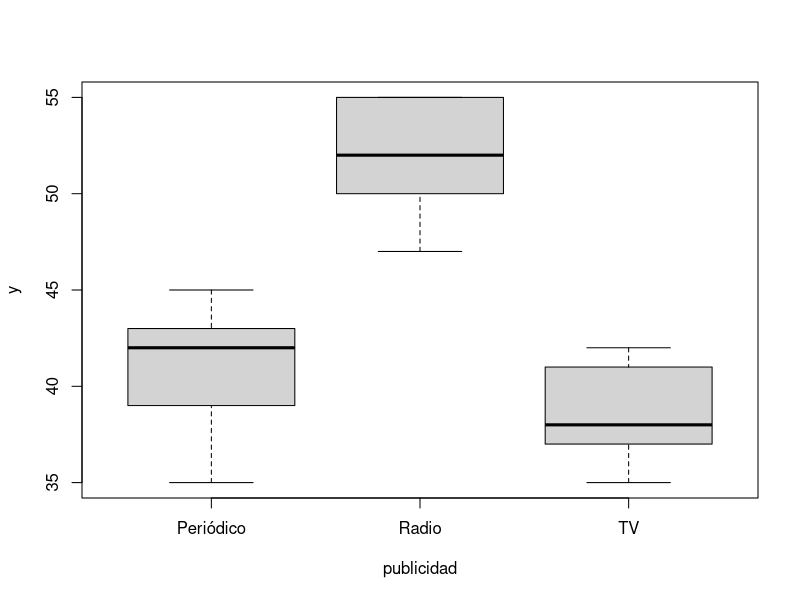
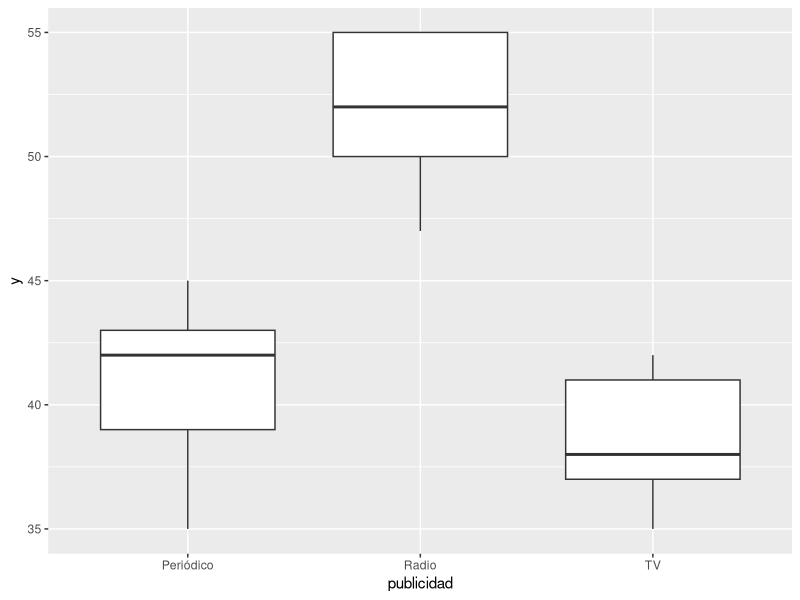
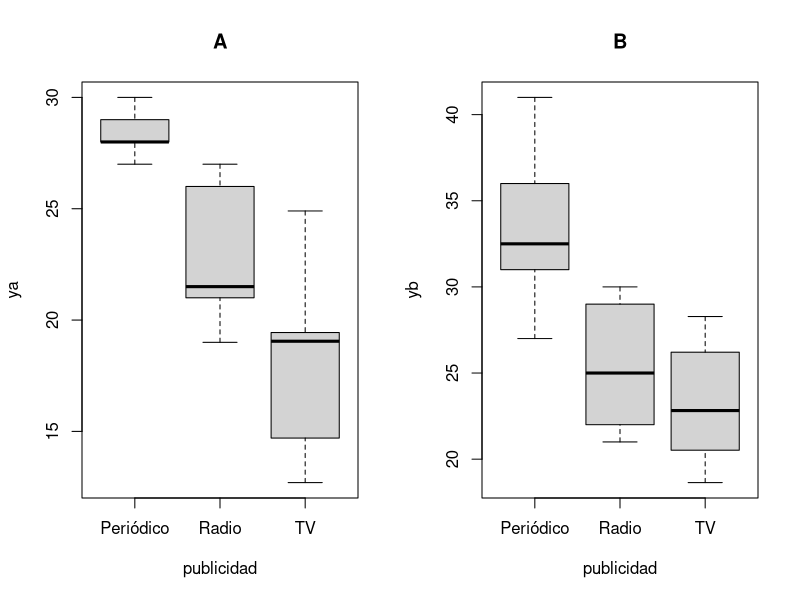
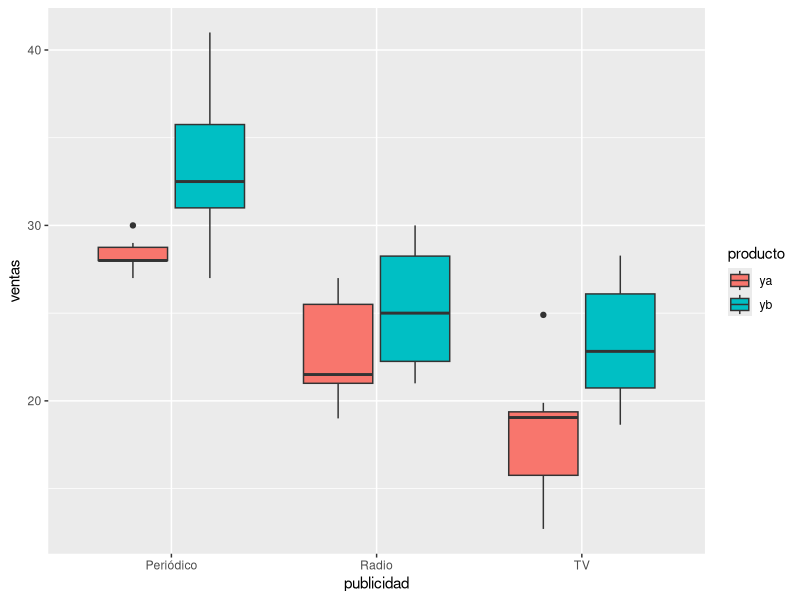

Write R code to recreate these figures, in order.
## ---- chunk 1
knitr::opts_chunk$set(echo = TRUE)
## ---- chunk 2
datos <- data.frame(y = c(41,38,37,42,35,50,55,47,52,55,35,42,43,39,45),
                    publicidad = factor(rep(c("TV","Radio","Periódico"),rep(5,3)))
)
## ---- chunk 3
tapply(datos$y,datos$publicidad,mean) # manera tradicional de aplicar funciones a subgrupos

# Usando tidyverse
library(dplyr)
datos %>% group_by(publicidad) %>%
          summarize(medias = mean(y),
                    desv.std = sd(y))
## ---- chunk 4
boxplot(y ~ publicidad, data = datos)  # gráfica tradicional

# Usando ggplot2
library(ggplot2)
datos %>% 
      ggplot(aes(x=publicidad, y = y)) + 
      geom_boxplot()

## ---- chunk 5
mod1 <- aov(y ~ publicidad, data = datos)
summary(mod1)
## ---- chunk 6
mod2 <- lm(y ~ publicidad, data = datos)
anova(mod2)
## ---- chunk 7
datos <- data.frame(
  ya = c(12.7, 19.89, 19.17, 18.92, 14.43, 14.70, 19.05, 24.9, 19.44, 19.05,
         22, 19, 26, 21, 21, 26, 21, 24, 19, 27,
         29, 28, 29, 28, 27, 30, 28, 28, 28, 28),
  yb = c(22.98, 20.52, 28.28, 21.38, 22.66, 18.64, 19.43, 27.04, 26.21,25.75,
         26, 29, 21, 25, 23, 25, 22, 29, 30, 22, 30, 
         27, 36, 37, 35, 31, 32, 41, 31, 33),
  publicidad = factor(rep(c("TV", "Radio","Periódico"), c(10,10,10))))

with(datos, tapply(ya,publicidad,mean))
with(datos, tapply(yb,publicidad,mean))  

## ---- chunk 8
par(mfrow=c(1,2))
boxplot(ya ~ publicidad,data= datos, main ="A")
boxplot(yb ~ publicidad,data= datos, main = "B")

# Con ggplot2, necesitamos manipular un poco los datos para ponerlo en formato "long": 
# necesitamos crear una variable dummy para el tipo de producto (A o B) y poner las ventas en 
# un sólo vector. Esto lo podemos hacer de la siguiente manera:

library(tidyr)
datos2 <- datos %>% 
          pivot_longer(cols = c(ya,yb), 
                       names_to = "producto",
                       values_to = "ventas")
glimpse(datos2)                      
# La siguiente es una opción de varias posibles.
datos2 %>% ggplot(aes(x = publicidad,y = ventas, fill = producto)) + geom_boxplot()     
## ---- chunk 9
mod3 <- manova(cbind(ya,yb) ~ publicidad, datos)
summary(mod3, test = "Wilks")
